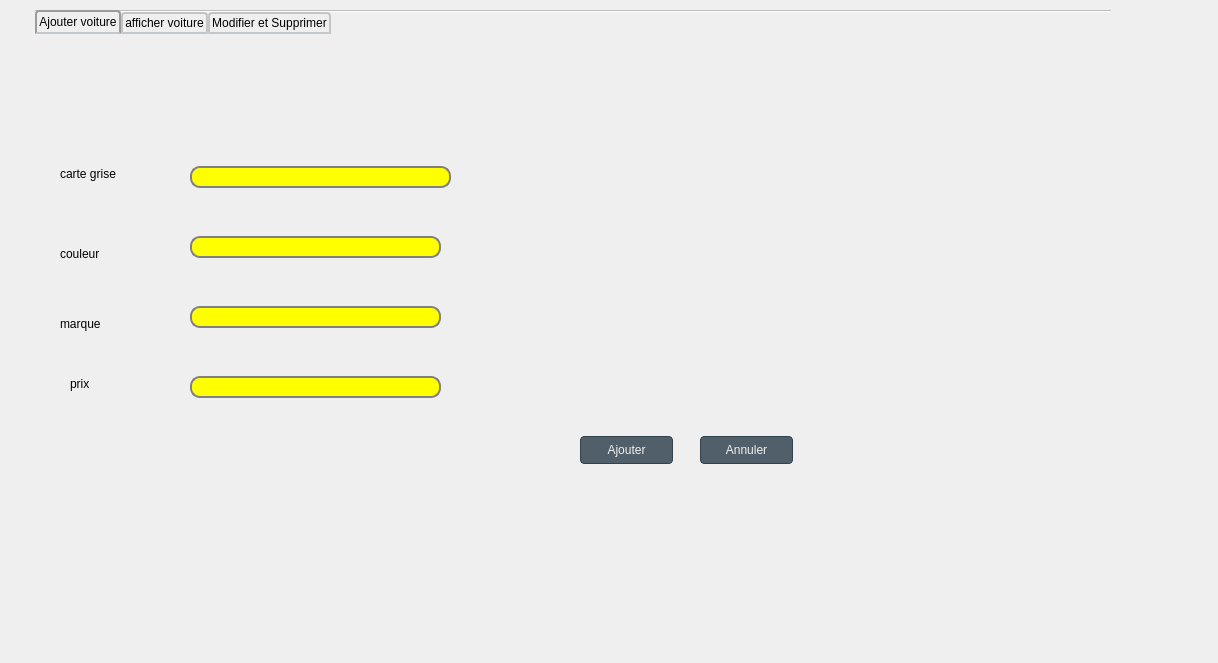
<?xml version="1.0" encoding="UTF-8"?>
<ui version="4.0">
 <class>voiture</class>
 <widget class="QDialog" name="voiture">
  <property name="geometry">
   <rect>
    <x>0</x>
    <y>0</y>
    <width>1218</width>
    <height>663</height>
   </rect>
  </property>
  <property name="windowTitle">
   <string>Dialog</string>
  </property>
  <widget class="QTabWidget" name="voiture_2">
   <property name="geometry">
    <rect>
     <x>30</x>
     <y>10</y>
     <width>1081</width>
     <height>641</height>
    </rect>
   </property>
   <property name="styleSheet">
    <string notr="true">QTabWidget::pane { /* The tab widget frame */
    border-top: 2px solid #C2C7CB;
}

QTabWidget::tab-bar {
    left: 5px; /* move to the right by 5px */
}

/* Style the tab using the tab sub-control. Note that
    it reads QTabBar _not_ QTabWidget */
QTabBar::tab {
    background: qlineargradient(x1: 0, y1: 0, x2: 0, y2: 1,
                                stop: 0 #E1E1E1, stop: 0.4 #DDDDDD,
                                stop: 0.5 #D8D8D8, stop: 1.0 #D3D3D3);
    border: 2px solid #C4C4C3;
    border-bottom-color: #C2C7CB; /* same as the pane color */
    border-top-left-radius: 4px;
    border-top-right-radius: 4px;
    min-width: 8ex;
    padding: 2px;
}

QTabBar::tab:selected, QTabBar::tab:hover {
    background: qlineargradient(x1: 0, y1: 0, x2: 0, y2: 1,
                                stop: 0 #fafafa, stop: 0.4 #f4f4f4,
                                stop: 0.5 #e7e7e7, stop: 1.0 #fafafa);
}

QTabBar::tab:selected {
    border-color: #9B9B9B;
    border-bottom-color: #C2C7CB; /* same as pane color */
}

QTabBar::tab:!selected {
    margin-top: 2px; /* make non-selected tabs look smaller */
}</string>
   </property>
   <property name="currentIndex">
    <number>0</number>
   </property>
   <property name="iconSize">
    <size>
     <width>32</width>
     <height>32</height>
    </size>
   </property>
   <property name="documentMode">
    <bool>true</bool>
   </property>
   <widget class="QWidget" name="tab">
    <attribute name="title">
     <string>Ajouter voiture</string>
    </attribute>
    <widget class="QLabel" name="label">
     <property name="geometry">
      <rect>
       <x>30</x>
       <y>130</y>
       <width>141</width>
       <height>16</height>
      </rect>
     </property>
     <property name="text">
      <string>carte grise</string>
     </property>
    </widget>
    <widget class="QLabel" name="label_2">
     <property name="geometry">
      <rect>
       <x>30</x>
       <y>210</y>
       <width>55</width>
       <height>16</height>
      </rect>
     </property>
     <property name="text">
      <string>couleur</string>
     </property>
    </widget>
    <widget class="QLabel" name="label_3">
     <property name="geometry">
      <rect>
       <x>30</x>
       <y>280</y>
       <width>55</width>
       <height>16</height>
      </rect>
     </property>
     <property name="text">
      <string>marque</string>
     </property>
    </widget>
    <widget class="QLabel" name="label_4">
     <property name="geometry">
      <rect>
       <x>40</x>
       <y>340</y>
       <width>55</width>
       <height>16</height>
      </rect>
     </property>
     <property name="text">
      <string>prix</string>
     </property>
    </widget>
    <widget class="QLineEdit" name="lineEdit_CARTE_GRISE">
     <property name="geometry">
      <rect>
       <x>160</x>
       <y>130</y>
       <width>261</width>
       <height>22</height>
      </rect>
     </property>
     <property name="styleSheet">
      <string notr="true">QLineEdit {
    border: 2px solid gray;
    border-radius: 10px;
    padding: 0 8px;
    background: yellow;
    selection-background-color: darkgray;
}</string>
     </property>
    </widget>
    <widget class="QLineEdit" name="lineEdit_couleur">
     <property name="geometry">
      <rect>
       <x>160</x>
       <y>200</y>
       <width>251</width>
       <height>22</height>
      </rect>
     </property>
     <property name="styleSheet">
      <string notr="true">QLineEdit {
    border: 2px solid gray;
    border-radius: 10px;
    padding: 0 8px;
    background: yellow;
    selection-background-color: darkgray;
}</string>
     </property>
    </widget>
    <widget class="QLineEdit" name="lineEdit_marque">
     <property name="geometry">
      <rect>
       <x>160</x>
       <y>270</y>
       <width>251</width>
       <height>22</height>
      </rect>
     </property>
     <property name="styleSheet">
      <string notr="true">QLineEdit {
    border: 2px solid gray;
    border-radius: 10px;
    padding: 0 8px;
    background: yellow;
    selection-background-color: darkgray;
}</string>
     </property>
    </widget>
    <widget class="QLineEdit" name="lineEdit_prix">
     <property name="geometry">
      <rect>
       <x>160</x>
       <y>340</y>
       <width>251</width>
       <height>22</height>
      </rect>
     </property>
     <property name="styleSheet">
      <string notr="true">QLineEdit {
    border: 2px solid gray;
    border-radius: 10px;
    padding: 0 8px;
    background: yellow;
    selection-background-color: darkgray;
}</string>
     </property>
    </widget>
    <widget class="QPushButton" name="pushButton">
     <property name="geometry">
      <rect>
       <x>550</x>
       <y>400</y>
       <width>93</width>
       <height>28</height>
      </rect>
     </property>
     <property name="styleSheet">
      <string notr="true">QPushButton {

  background-color: #505F69;

  border: 1px solid #32414B;

  color: #F0F0F0;

  border-radius: 4px;

  padding: 3px;

  outline: none;

}

</string>
     </property>
     <property name="text">
      <string>Ajouter</string>
     </property>
    </widget>
    <widget class="QPushButton" name="pushButton_2">
     <property name="geometry">
      <rect>
       <x>670</x>
       <y>400</y>
       <width>93</width>
       <height>28</height>
      </rect>
     </property>
     <property name="styleSheet">
      <string notr="true">QPushButton {

  background-color: #505F69;

  border: 1px solid #32414B;

  color: #F0F0F0;

  border-radius: 4px;

  padding: 3px;

  outline: none;

}

</string>
     </property>
     <property name="text">
      <string>Annuler</string>
     </property>
    </widget>
   </widget>
   <widget class="QWidget" name="tab_3">
    <attribute name="title">
     <string>afficher voiture</string>
    </attribute>
    <widget class="QTableView" name="table_voiture">
     <property name="geometry">
      <rect>
       <x>110</x>
       <y>150</y>
       <width>631</width>
       <height>371</height>
      </rect>
     </property>
     <property name="styleSheet">
      <string notr="true">QTableView {
    selection-background-color: qlineargradient(x1: 0, y1: 0, x2: 0.5, y2: 0.5,
                                stop: 0 #FF92BB, stop: 1 white);
}</string>
     </property>
    </widget>
    <widget class="QPushButton" name="recherche">
     <property name="geometry">
      <rect>
       <x>600</x>
       <y>60</y>
       <width>93</width>
       <height>28</height>
      </rect>
     </property>
     <property name="text">
      <string>Recherche</string>
     </property>
    </widget>
    <widget class="QLineEdit" name="recherche_par_cartegrise">
     <property name="geometry">
      <rect>
       <x>80</x>
       <y>60</y>
       <width>113</width>
       <height>22</height>
      </rect>
     </property>
    </widget>
    <widget class="QLineEdit" name="recherche_par_couleur">
     <property name="geometry">
      <rect>
       <x>280</x>
       <y>60</y>
       <width>113</width>
       <height>22</height>
      </rect>
     </property>
    </widget>
    <widget class="QLineEdit" name="recherche_par_marque">
     <property name="geometry">
      <rect>
       <x>460</x>
       <y>60</y>
       <width>113</width>
       <height>22</height>
      </rect>
     </property>
    </widget>
    <widget class="QLabel" name="label_5">
     <property name="geometry">
      <rect>
       <x>10</x>
       <y>60</y>
       <width>141</width>
       <height>16</height>
      </rect>
     </property>
     <property name="text">
      <string>carte grise</string>
     </property>
    </widget>
    <widget class="QLabel" name="label_7">
     <property name="geometry">
      <rect>
       <x>210</x>
       <y>60</y>
       <width>141</width>
       <height>16</height>
      </rect>
     </property>
     <property name="text">
      <string>couleur</string>
     </property>
    </widget>
    <widget class="QLabel" name="label_8">
     <property name="geometry">
      <rect>
       <x>400</x>
       <y>60</y>
       <width>141</width>
       <height>16</height>
      </rect>
     </property>
     <property name="text">
      <string>marque</string>
     </property>
    </widget>
    <widget class="QPushButton" name="tri_par_couleur">
     <property name="geometry">
      <rect>
       <x>290</x>
       <y>110</y>
       <width>151</width>
       <height>28</height>
      </rect>
     </property>
     <property name="text">
      <string>Tri par couleur</string>
     </property>
    </widget>
    <widget class="QPushButton" name="tri_par_cartegrise">
     <property name="geometry">
      <rect>
       <x>90</x>
       <y>110</y>
       <width>161</width>
       <height>28</height>
      </rect>
     </property>
     <property name="text">
      <string>Tri par carte grise </string>
     </property>
    </widget>
    <widget class="QPushButton" name="tri_par_marque">
     <property name="geometry">
      <rect>
       <x>470</x>
       <y>110</y>
       <width>161</width>
       <height>28</height>
      </rect>
     </property>
     <property name="text">
      <string>Tri par marque</string>
     </property>
    </widget>
   </widget>
   <widget class="QWidget" name="tab_2">
    <attribute name="title">
     <string>Modifier et Supprimer</string>
    </attribute>
    <widget class="QLabel" name="label_9">
     <property name="geometry">
      <rect>
       <x>110</x>
       <y>70</y>
       <width>111</width>
       <height>16</height>
      </rect>
     </property>
     <property name="text">
      <string>carte grise</string>
     </property>
    </widget>
    <widget class="QLabel" name="label_10">
     <property name="geometry">
      <rect>
       <x>40</x>
       <y>210</y>
       <width>55</width>
       <height>16</height>
      </rect>
     </property>
     <property name="text">
      <string>couleur</string>
     </property>
    </widget>
    <widget class="QLabel" name="label_11">
     <property name="geometry">
      <rect>
       <x>40</x>
       <y>270</y>
       <width>55</width>
       <height>16</height>
      </rect>
     </property>
     <property name="text">
      <string>marque</string>
     </property>
    </widget>
    <widget class="QLabel" name="label_12">
     <property name="geometry">
      <rect>
       <x>40</x>
       <y>340</y>
       <width>55</width>
       <height>16</height>
      </rect>
     </property>
     <property name="text">
      <string>prix</string>
     </property>
    </widget>
    <widget class="QLineEdit" name="lineEdit">
     <property name="geometry">
      <rect>
       <x>240</x>
       <y>70</y>
       <width>231</width>
       <height>21</height>
      </rect>
     </property>
     <property name="styleSheet">
      <string notr="true">QLineEdit {
    border: 2px solid gray;
    border-radius: 10px;
    padding: 0 8px;
    background: yellow;
    selection-background-color: darkgray;
}</string>
     </property>
    </widget>
    <widget class="QLineEdit" name="lineEdit_2">
     <property name="geometry">
      <rect>
       <x>200</x>
       <y>210</y>
       <width>201</width>
       <height>22</height>
      </rect>
     </property>
     <property name="styleSheet">
      <string notr="true">QLineEdit {
    border: 2px solid gray;
    border-radius: 10px;
    padding: 0 8px;
    background: yellow;
    selection-background-color: darkgray;
}</string>
     </property>
    </widget>
    <widget class="QLineEdit" name="lineEdit_3">
     <property name="geometry">
      <rect>
       <x>200</x>
       <y>270</y>
       <width>201</width>
       <height>22</height>
      </rect>
     </property>
     <property name="styleSheet">
      <string notr="true">QLineEdit {
    border: 2px solid gray;
    border-radius: 10px;
    padding: 0 8px;
    background: yellow;
    selection-background-color: darkgray;
}</string>
     </property>
    </widget>
    <widget class="QLineEdit" name="lineEdit_4">
     <property name="geometry">
      <rect>
       <x>200</x>
       <y>330</y>
       <width>201</width>
       <height>22</height>
      </rect>
     </property>
     <property name="styleSheet">
      <string notr="true">QLineEdit {
    border: 2px solid gray;
    border-radius: 10px;
    padding: 0 8px;
    background: yellow;
    selection-background-color: darkgray;
}</string>
     </property>
    </widget>
    <widget class="QPushButton" name="pushButton_4">
     <property name="geometry">
      <rect>
       <x>750</x>
       <y>400</y>
       <width>91</width>
       <height>28</height>
      </rect>
     </property>
     <property name="styleSheet">
      <string notr="true">QPushButton {

  background-color: #505F69;

  border: 1px solid #32414B;

  color: #F0F0F0;

  border-radius: 4px;

  padding: 3px;

  outline: none;

}

</string>
     </property>
     <property name="text">
      <string>modifier</string>
     </property>
    </widget>
    <widget class="QPushButton" name="get_data_voiture_by_id">
     <property name="geometry">
      <rect>
       <x>520</x>
       <y>70</y>
       <width>181</width>
       <height>28</height>
      </rect>
     </property>
     <property name="styleSheet">
      <string notr="true">QPushButton {

  background-color: #505F69;

  border: 1px solid #32414B;

  color: #F0F0F0;

  border-radius: 4px;

  padding: 3px;

  outline: none;

}

</string>
     </property>
     <property name="text">
      <string>Recherche par carte grise</string>
     </property>
    </widget>
    <widget class="QPushButton" name="pushButton_3">
     <property name="geometry">
      <rect>
       <x>880</x>
       <y>400</y>
       <width>93</width>
       <height>28</height>
      </rect>
     </property>
     <property name="styleSheet">
      <string notr="true">QPushButton {

  background-color: #505F69;

  border: 1px solid #32414B;

  color: #F0F0F0;

  border-radius: 4px;

  padding: 3px;

  outline: none;

}

</string>
     </property>
     <property name="text">
      <string>supprimer</string>
     </property>
    </widget>
   </widget>
  </widget>
 </widget>
 <resources/>
 <connections/>
</ui>
